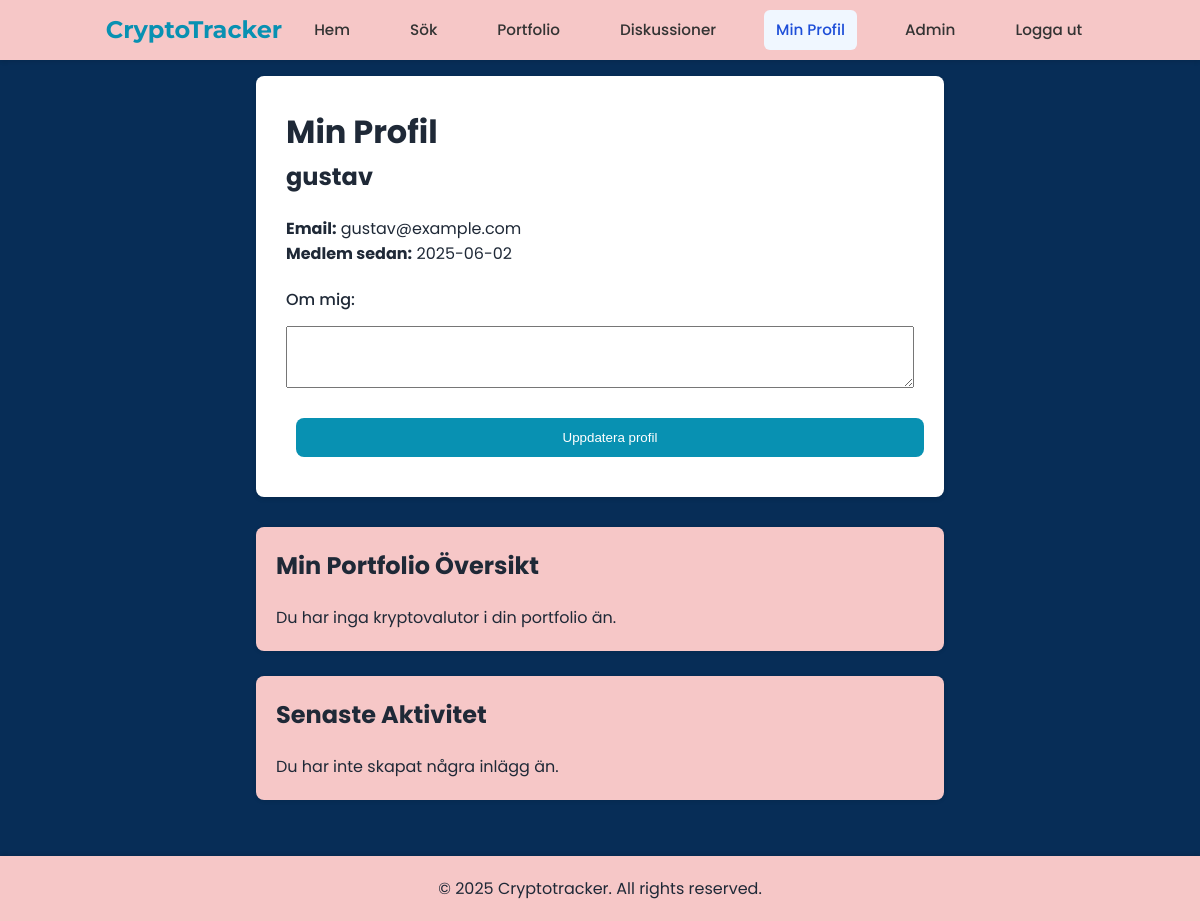
Screenshot of /pages/profile.php (signed in) with the database file from the repository.
### tables this page shows
CREATE TABLE users (
    id INTEGER PRIMARY KEY AUTOINCREMENT,
    username VARCHAR(50) UNIQUE NOT NULL,
    password VARCHAR(255) NOT NULL,
    email VARCHAR(100) UNIQUE NOT NULL,
    role VARCHAR(20) DEFAULT 'user',
    profile_image VARCHAR(255),
    created_at TIMESTAMP DEFAULT CURRENT_TIMESTAMP
, bio TEXT);

### pages/profile.php (the view, shortened to what this page needs)
<?php
try {
    $db = new PDO('sqlite:' . __DIR__ . '/../db/crypto_tracker.db');
    $db->setAttribute(PDO::ATTR_ERRMODE, PDO::ERRMODE_EXCEPTION);
    $userId = $_SESSION['user_id'];
    $user = null;
    $stmt = $db->prepare("SELECT username, email, bio, created_at FROM users WHERE id = ?");
    $stmt->execute([$userId]);
    $user = $stmt->fetch(PDO::FETCH_ASSOC);
} catch(PDOException $e) {
    $error = "Databasfel: " . $e->getMessage();
} catch(Exception $e) {
    $error = $e->getMessage();
}
?>
<!DOCTYPE html>
<html lang="sv">
<head>
    <link rel="stylesheet" href="../css/styles.css">
</head>
<body>
    <?php include '../header.php'; ?>
    <div class="container">
        <?php if ($user): ?>
            <div class="profile-card">
            <h1>Min Profil</h1>
                <h2><?= htmlspecialchars($user['username']) ?></h2>
                <p><strong>Email:</strong> <?= htmlspecialchars($user['email']) ?></p>
                <p><strong>Medlem sedan:</strong> <?= date('Y-m-d', strtotime($user['created_at'])) ?></p>
                <form method="POST" class="profile-form">
                    <div class="form-group">
                        <label for="bio">Om mig:</label>
                        <textarea id="bio" name="bio" rows="4"><?= htmlspecialchars($user['bio'] ?? '') ?></textarea>
                    </div>
                    <button type="submit" class="btn">Uppdatera profil</button>
                </form>
            </div>
            <div class="dashboard-section">
                <h2>Min Portfolio Översikt</h2>
                <?php
                try {
                    $stmt = $db->prepare("
                        SELECT crypto_symbol, SUM(amount) as total_amount
                        FROM portfolio
                        WHERE user_id = ?
                        GROUP BY crypto_symbol
                    ");
                    $stmt->execute([$userId]);
                    $portfolio = $stmt->fetchAll(PDO::FETCH_ASSOC);
                    if (count($portfolio) > 0): ?>
                        <div class="portfolio-summary">
                            <?php foreach ($portfolio as $holding): ?>
                                <div class="holding-card">
                                    <h3><?= htmlspecialchars($holding['crypto_symbol']) ?></h3>
                                    <p>Antal: <?= number_format($holding['total_amount'], 8) ?></p>
                                </div>
                            <?php endforeach; ?>
                        </div>
                    <?php else: ?>
                        <p>Du har inga kryptovalutor i din portfolio än.</p>
                    <?php endif;
                } catch(PDOException $e) {
                    echo "<p class='error'>Kunde inte hämta portfolio: " . htmlspecialchars($e->getMessage()) . "</p>";
                }
                ?>
            </div>
            <div class="dashboard-section">
                <h2>Senaste Aktivitet</h2>
                <?php
                try {
                    $stmt = $db->prepare("
                        SELECT title, created_at
                        FROM posts
                        WHERE user_id = ?
                        ORDER BY created_at DESC
                        LIMIT 5
                    ");
                    $stmt->execute([$userId]);
                    $posts = $stmt->fetchAll(PDO::FETCH_ASSOC);
                    if (count($posts) > 0): ?>
                        <div class="activity-list">
                            <?php foreach ($posts as $post): ?>
                                <div class="activity-item">
                                    <p><?= htmlspecialchars($post['title']) ?></p>
                                    <small><?= date('Y-m-d H:i', strtotime($post['created_at'])) ?></small>
                                </div>
                            <?php endforeach; ?>
                        </div>
                    <?php else: ?>
                        <p>Du har inte skapat några inlägg än.</p>
                    <?php endif;
                } catch(PDOException $e) {
                    echo "<p class='error'>Kunde inte hämta aktivitet: " . htmlspecialchars($e->getMessage()) . "</p>";
                }
                ?>
            </div>
        <?php endif; ?>
    </div>
    <?php include '../php/footer.php'; ?>
</body>
</html>

### css/styles.css (style rules this page uses)
:root { --primary-color: #2563eb; --secondary-color: #0891b2; --accent-color: #059669; --danger-color: #ef4444; --background-color: #f8fafc; --text-color: #1f2937; --border-color: #e2e8f0; --card-background: #ffffff; --header-background: #ffffff; --news-border: #e2e8f0; --active-bg: #f0f7ff; --active-text: #1d4ed8; --hover-bg: #f8fafc; --section-bg: #f1f5f9; --crypto-item-hover: rgba(8, 145, 178, 0.05); }
* { margin: 0; padding: 0; box-sizing: border-box; }
body { font-family: 'Poppins', 'Segoe UI', Tahoma, Geneva, Verdana, sans-serif; line-height: 1.6; color: var(--text-color); background-color: #072d57; }
.container { width: 60%; max-width: 1400px; margin: 0 auto; padding: 1.5rem; }
.profile-card { background: white; padding: 30px; border-radius: 8px; box-shadow: 0 2px 5px rgba(0,0,0,0.1); margin-bottom: 30px; }
.profile-form { margin-top: 20px; }
.form-group { margin-bottom: 20px; }
.form-group label { display: block; margin-bottom: 5px; font-weight: bold; }
@media (max-width: 1200px) { .container { padding: 1rem; } }
input, button { display: block; width: 100%; margin: 10px 0; padding: 10px; }
button { background-color: var(--secondary-color); color: white; border: none; cursor: pointer; }
h2 { font-size: 24px; margin-bottom: 20px; }
.btn { display: inline-block; padding: 0.75rem 1.5rem; margin: 10px; background: var(--secondary-color); color: #fff; text-decoration: none; border-radius: 0.5rem; font-weight: 500; transition: all 0.3s ease; }
.dashboard-section { background-color: #f6c7c7; margin-top: 25px; padding: 20px; border-radius: 8px; box-shadow: 0 1px 4px rgba(0, 0, 0, 0.1); }
.form-group { display: flex; flex-direction: column; gap: 0.5rem; }
.form-group label { font-weight: 500; color: var(--text-color); }

### rows the page displays
users: username "gustav", email "gustav@example.com", created_at "2025-06-02"
